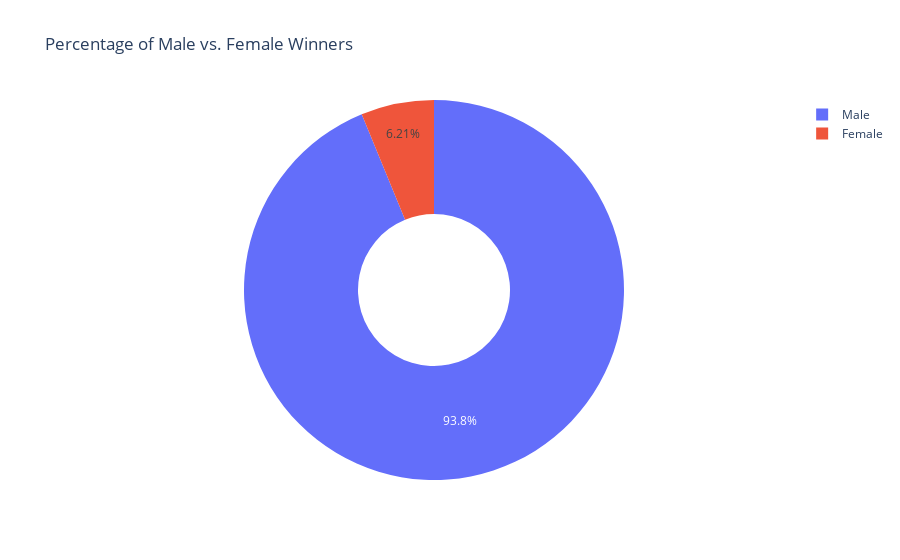

The cell this chart's notebook holds for it:
### Markdown cell above
#### which shows how many prizes went to men compared to how many prizes went to women. What percentage of all the prizes went to women?

### Code cell
biology = df_data.sex.value_counts()
index = np.array(biology.index)

fig = px.pie(values = biology.values,
             labels=index, 
             title="Percentage of Male vs. Female Winners",
             names=biology.index,
             hole=0.4,)

fig.show()

### Figure 1 — Plotly figure (JSON) as saved in the notebook; plotly's stock layout.template omitted (floating-point values rounded to 4 significant figures)
{"data": [{"domain": {"x": [0, 1], "y": [0, 1]}, "hole": 0.4, "hovertemplate": "label=%{label}<br>value=%{value}<extra></extra>", "labels": ["Male", "Female"], "legendgroup": "", "name": "", "showlegend": true, "type": "pie", "values": [876, 58]}], "layout": {"legend": {"tracegroupgap": 0}, "title": {"text": "Percentage of Male vs. Female Winners"}}}
